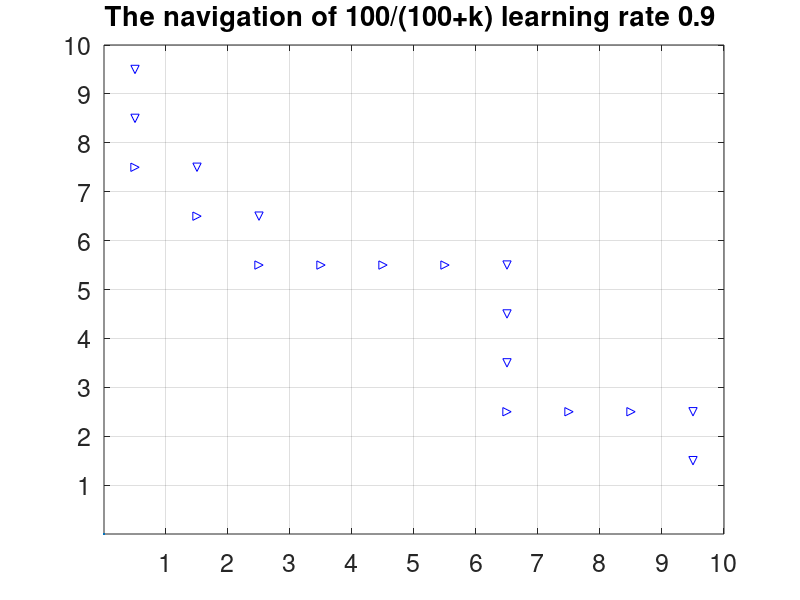

This chart was generated by the following MATLAB code:
clc;
close all; 
load('result_1.mat');
plot(0,0);
hold on;
grid on;
set(gca,'Xtick',1:1:10);
set(gca,'Ytick',1:1:10);
axis([0,10,0,10]);

i = 1;
while i<100
    [m,index] = max(result(i,:)); %value and position of currently known best action
    action = index;
    %% take action
    if action == 1
        plot(floor(i/10)+0.5,10.5-rem(i,10), 'b^');
        next_i = i-1;
    elseif action == 2
        plot(floor(i/10)+0.5,10.5-rem(i,10), 'b>');
        next_i = i+10;
    elseif action == 3
        plot(floor(i/10)+0.5,10.5-rem(i,10), 'bv');
        next_i = i+1;
    else
        plot(floor(i/10)+0.5,10.5-rem(i,10), 'b<');
        next_i = i-10;
    end
    i = next_i;
end
title('The navigation of 100/(100+k) learning rate 0.9 ');
set(gca,'Fontsize',18);
saveas(gcf,'The navigation 2 0.9.jpg');